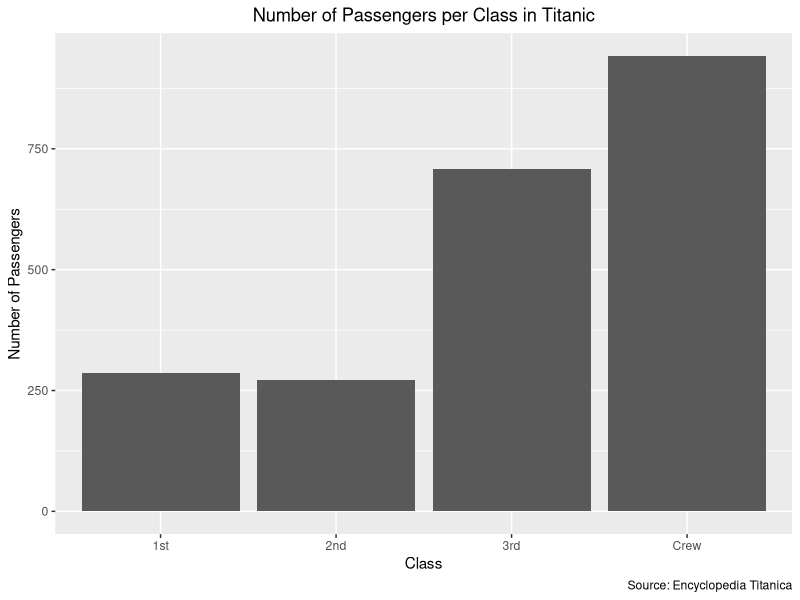
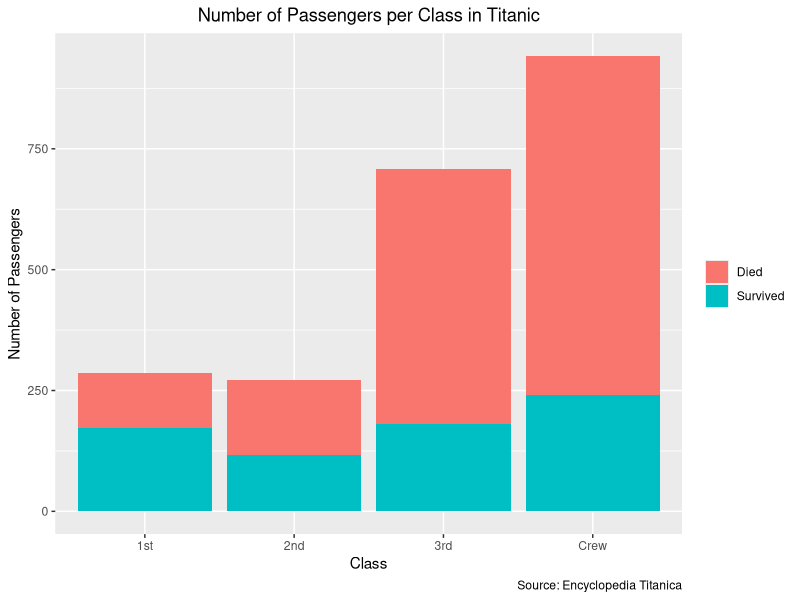
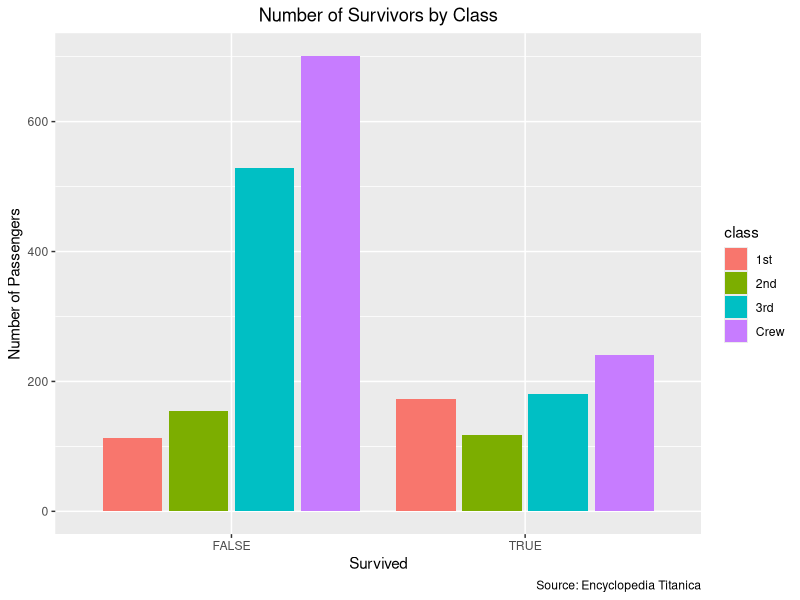
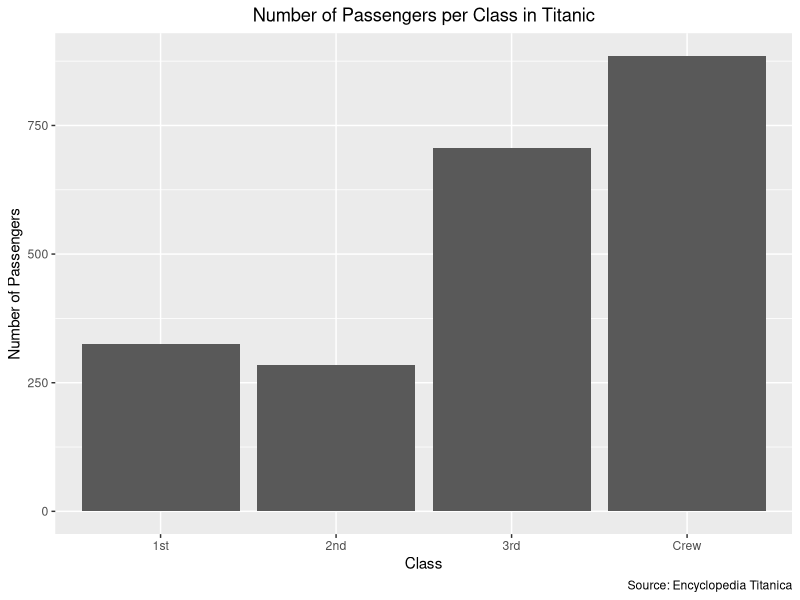
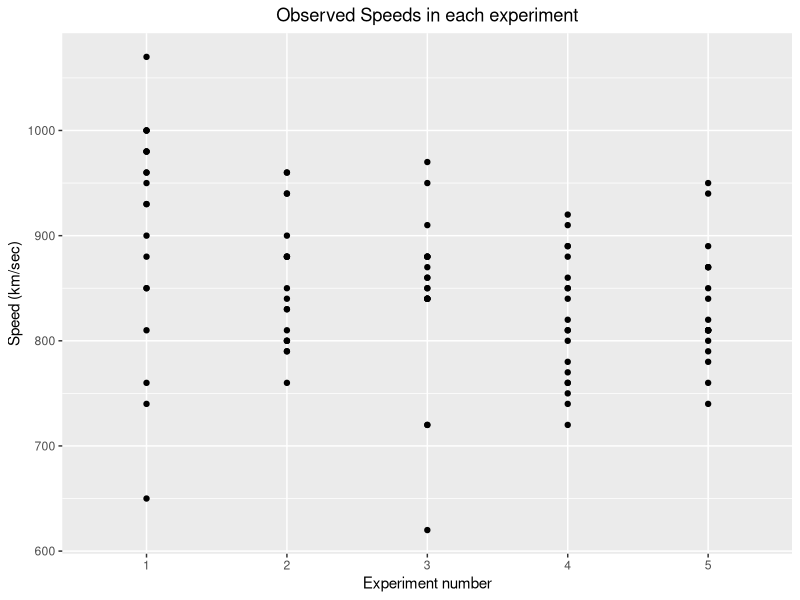
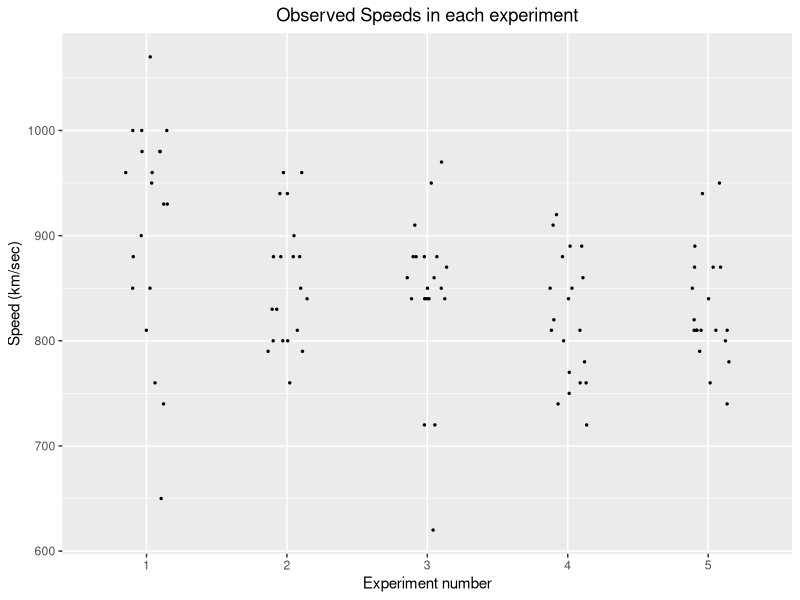
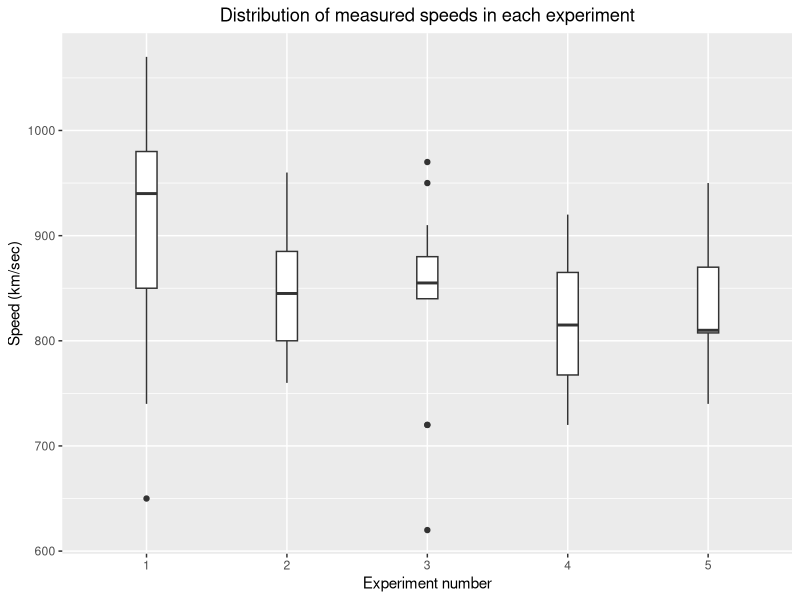
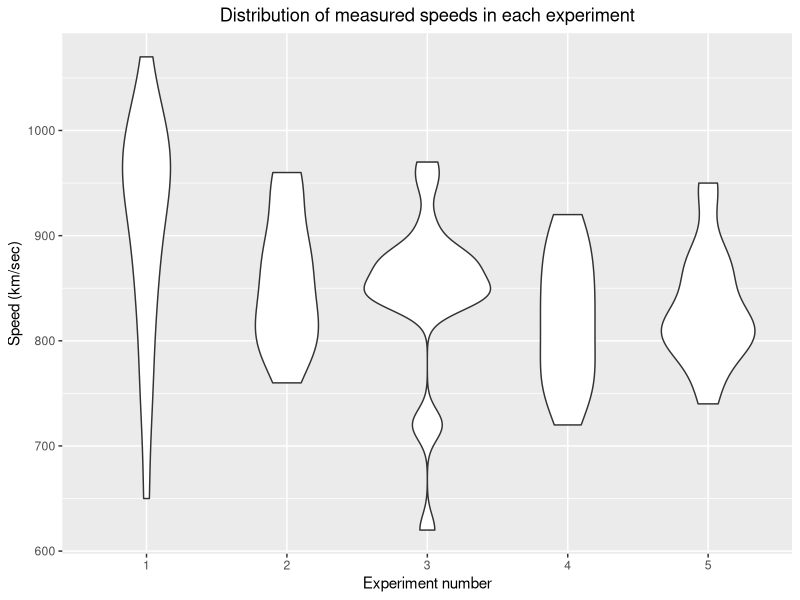

Write the R code that produced these figures, in order.
## ---- chunk 1
knitr::opts_chunk$set(message = FALSE, fig.align = "center")
## ---- chunk 2
library(tidyverse)
## ---- chunk 3
    # import csv 
    titanic <- read_csv("titanic.csv")
    titanic_1 <- titanic |> 
      # select two columns using dplyr 
      select(class, 
             survived)
    
    # view the data  
    glimpse(titanic_1)
## ---- chunk 4
    ggplot(titanic_1, 
           aes(class)) + 
      # create a bar plot 
      geom_bar() + 
      # add titles 
      labs(x = "Class", 
           y = "Number of Passengers", 
           title = "Number of Passengers per Class in Titanic",
           caption = "Source: Encyclopedia Titanica") + 
      # adjust the title to the center 
      theme(plot.title = element_text(hjust = 0.5))
## ---- chunk 5
    ggplot(titanic_1, 
           aes(class, fill = survived)) +
      # create bar plot 
      geom_bar() +
      labs(x = "Class", 
           y = "Number of Passengers", 
           title = "Number of Passengers per Class in Titanic",
           caption = "Source: Encyclopedia Titanica") +
      # edit legends 
      scale_fill_discrete(name = NULL, 
                          labels = c("Died", "Survived")) + 
      # adjust title to the center 
      theme(plot.title = element_text(hjust = 0.5))
## ---- chunk 6
    # alternatively 
    ggplot(data = titanic, 
           aes(survived, 
               fill = class)) +
      # create a dodged bar plot 
      geom_bar(position = "dodge2") +
      labs(title = "Number of Survivors by Class", 
           x = "Survived", 
           y = "Number of Passengers",
           caption = "Source: Encyclopedia Titanica") + 
      theme(plot.title = element_text(hjust = 0.5))
## ---- chunk 7
    titanic_2 <- apply(Titanic, c(1, 4), sum) |>
      # convert to tibble 
      as_tibble(rownames = "class") |>
      # rename the columns 
      rename(died = "No", 
             survived = "Yes")
    
    # view the data 
    glimpse(titanic_2)
## ---- chunk 8
    # add two columns together 
    titanic_2$total <- titanic_2$died + titanic_2$survived
    glimpse(titanic_2)
## ---- chunk 9
    ggplot(titanic_2, 
           aes(class, total)) +
      # create a stacked bar chart 
      geom_bar(stat = "identity") +
      # add titles 
      labs(x = "Class", 
           y = "Number of Passengers", 
           title = "Number of Passengers per Class in Titanic",
           caption = "Source: Encyclopedia Titanica") + 
      # adjust the title to the center 
      theme(plot.title = element_text(hjust = 0.5))
## ---- chunk 10
    # import data 
    data(morley)
    # convert Expt to a factor 
    morley$Expt <- as.factor(morley$Expt)
    glimpse(morley)
## ---- chunk 11
    ggplot(morley, 
           aes(Expt, Speed)) + 
      # scatter plot 
      geom_point() + 
      # add titles 
      labs(title = "Observed Speeds in each experiment",
           x = "Experiment number",
           y = "Speed (km/sec)") + 
      # title adjustment 
      theme(plot.title = element_text(hjust = 0.5))
## ---- chunk 12
    ggplot(morley, 
           aes(Expt, Speed)) +
      # jittered plot 
      geom_jitter(height = 0,
                  width = 0.15, 
                  size = 0.5) +
      # titles 
      labs(title = "Observed Speeds in each experiment",
           x = "Experiment number",
           y = "Speed (km/sec)") + 
      theme(plot.title = element_text(hjust = 0.5))
## ---- chunk 13
    ggplot(morley, 
           aes(Expt, Speed)) + 
      # boxplot 
      geom_boxplot(width = 0.15, 
                   size = 0.5) +
      # titles 
      labs(title = "Distribution of measured speeds in each experiment",
           x = "Experiment number",
           y = "Speed (km/sec)") + 
      theme(plot.title = element_text(hjust = 0.5))
## ---- chunk 14
    ggplot(morley, 
           aes(Expt, Speed)) + 
      # violin plot 
      geom_violin() +
      # titles 
      labs(title = "Distribution of measured speeds in each experiment",
           x = "Experiment number",
           y = "Speed (km/sec)") + 
      theme(plot.title = element_text(hjust = 0.5))
## ---- chunk 15
    ggplot(morley, 
           aes(Speed)) + 
      # histogram 
      geom_histogram(binwidth = 100) + 
      # make the plots faceted 
      facet_wrap(~ Expt) + 
      # titles 
      labs(title = "Distribution of measured speeds in each experiment",
           x = "Speed (km/sec)",
           y = "Frequency") + 
      theme(plot.title = element_text(hjust = 0.5))
## ---- chunk 16
    ggplot(morley, 
           aes(Speed, colour = Expt)) + 
      # frequency polygon plot 
      # binwidth set to 100 for consistency 
      geom_freqpoly(binwidth = 100) + 
      # titles 
      labs(title = "Distribution of measured speeds in each experiment",
           x = "Speed (km/sec)",
           y = "Frequency",
           colour = "Experiment number") + 
      theme(plot.title = element_text(hjust = 0.5))
